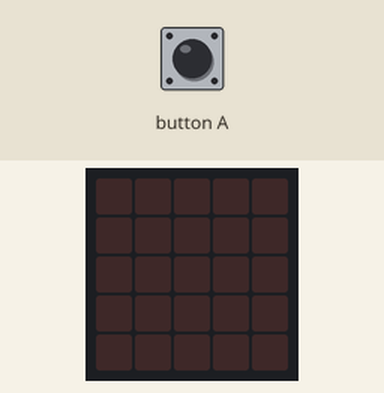
The program below on a simulated Calliope mini (MakeCode). On the bench: the board's 5×5 LED display. The test bench sets the inputs (shaded band).

Above: at 1.2 s.
1.3 s: button A pressed for 0.15 s
At 2.0 s:
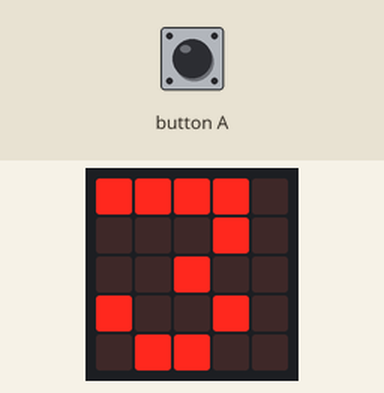
At 4.65 s:
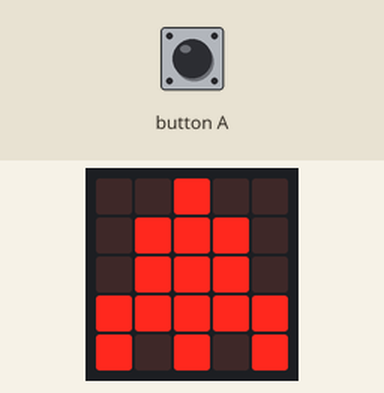
Timing chart, 0 to 6.2 s (numbered marks = the images above; inputs shaded):
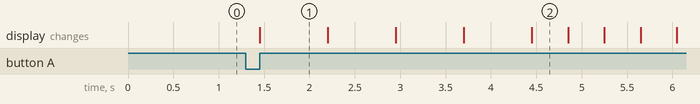

The program:

main.ts
```typescript
let tempo = 0
input.onButtonEvent(Button.A, input.buttonEventClick(), function () {
    basic.showNumber(3)
    tempo = 500
    basic.showNumber(2)
    tempo = 500
    basic.showNumber(1)
    tempo = 500
    basic.showNumber(0)
    basic.showLeds(`
        . . # . .
        . # # # .
        . # # # .
        # # # # #
        # . # . #
        `)
    basic.showLeds(`
        . # # # .
        . # # # .
        # # # # #
        # . # . #
        . . . . .
        `)
    basic.showLeds(`
        . # # # .
        # # # # #
        # . # . #
        . . . . .
        . . . . .
        `)
    basic.showLeds(`
        # # # # #
        # . # . #
        . . . . .
        . . . . .
        . . . . .
        `)
    basic.showLeds(`
        # . # . #
        . . . . .
        . . . . .
        . . . . .
        . . . . .
        `)
    basic.showLeds(`
        . . . . .
        . . . . .
        . . . . .
        . . . . .
        . . . . .
        `)
})
basic.forever(function () {

})
```

test.ts
```typescript
// Hier kann man Tests durchführen; diese Datei wird nicht kompiliert, wenn dieses Paket als Erweiterung verwendet wird.
```

Measured:
- after the input at 1.3 s, the display: changes after 0.15 s (image 1)
- what the display in image 1 shows lasts 0.7 s, from 1.5 s to 2.2 s
- what the display in image 2 shows lasts 0.4 s, from 4.5 s to 4.9 s
